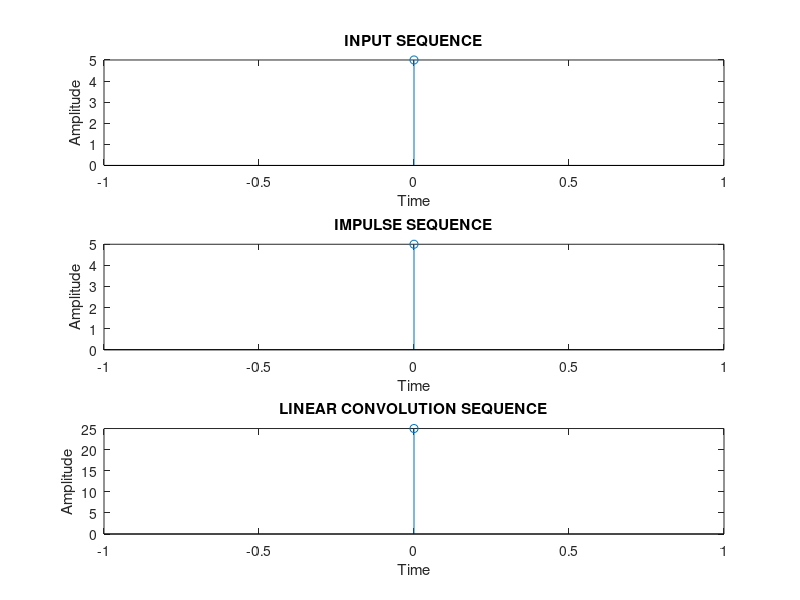

Recreate this plot in MATLAB.
%LINEAR CONVOLUTION
clc
close all
clear

x = input('Enter the input sequence:');
N1 = length(x);
n = 0:N1-1;
subplot(3,1,1)
stem(n,x)
xlabel('Time'), ylabel('Amplitude');
title('INPUT SEQUENCE');

h = input('Enter the impulse sequence:');
N2 = length(h);
n = 0:N2-1;
subplot(3,1,2)
stem(n,h)
xlabel('Time'), ylabel('Amplitude');
title('IMPULSE SEQUENCE')

y = conv(x,h);
n = 0:length(y)-1;
subplot(3,1,3)
stem(n,y)
xlabel('Time'), ylabel('Amplitude');
title('LINEAR CONVOLUTION SEQUENCE')
